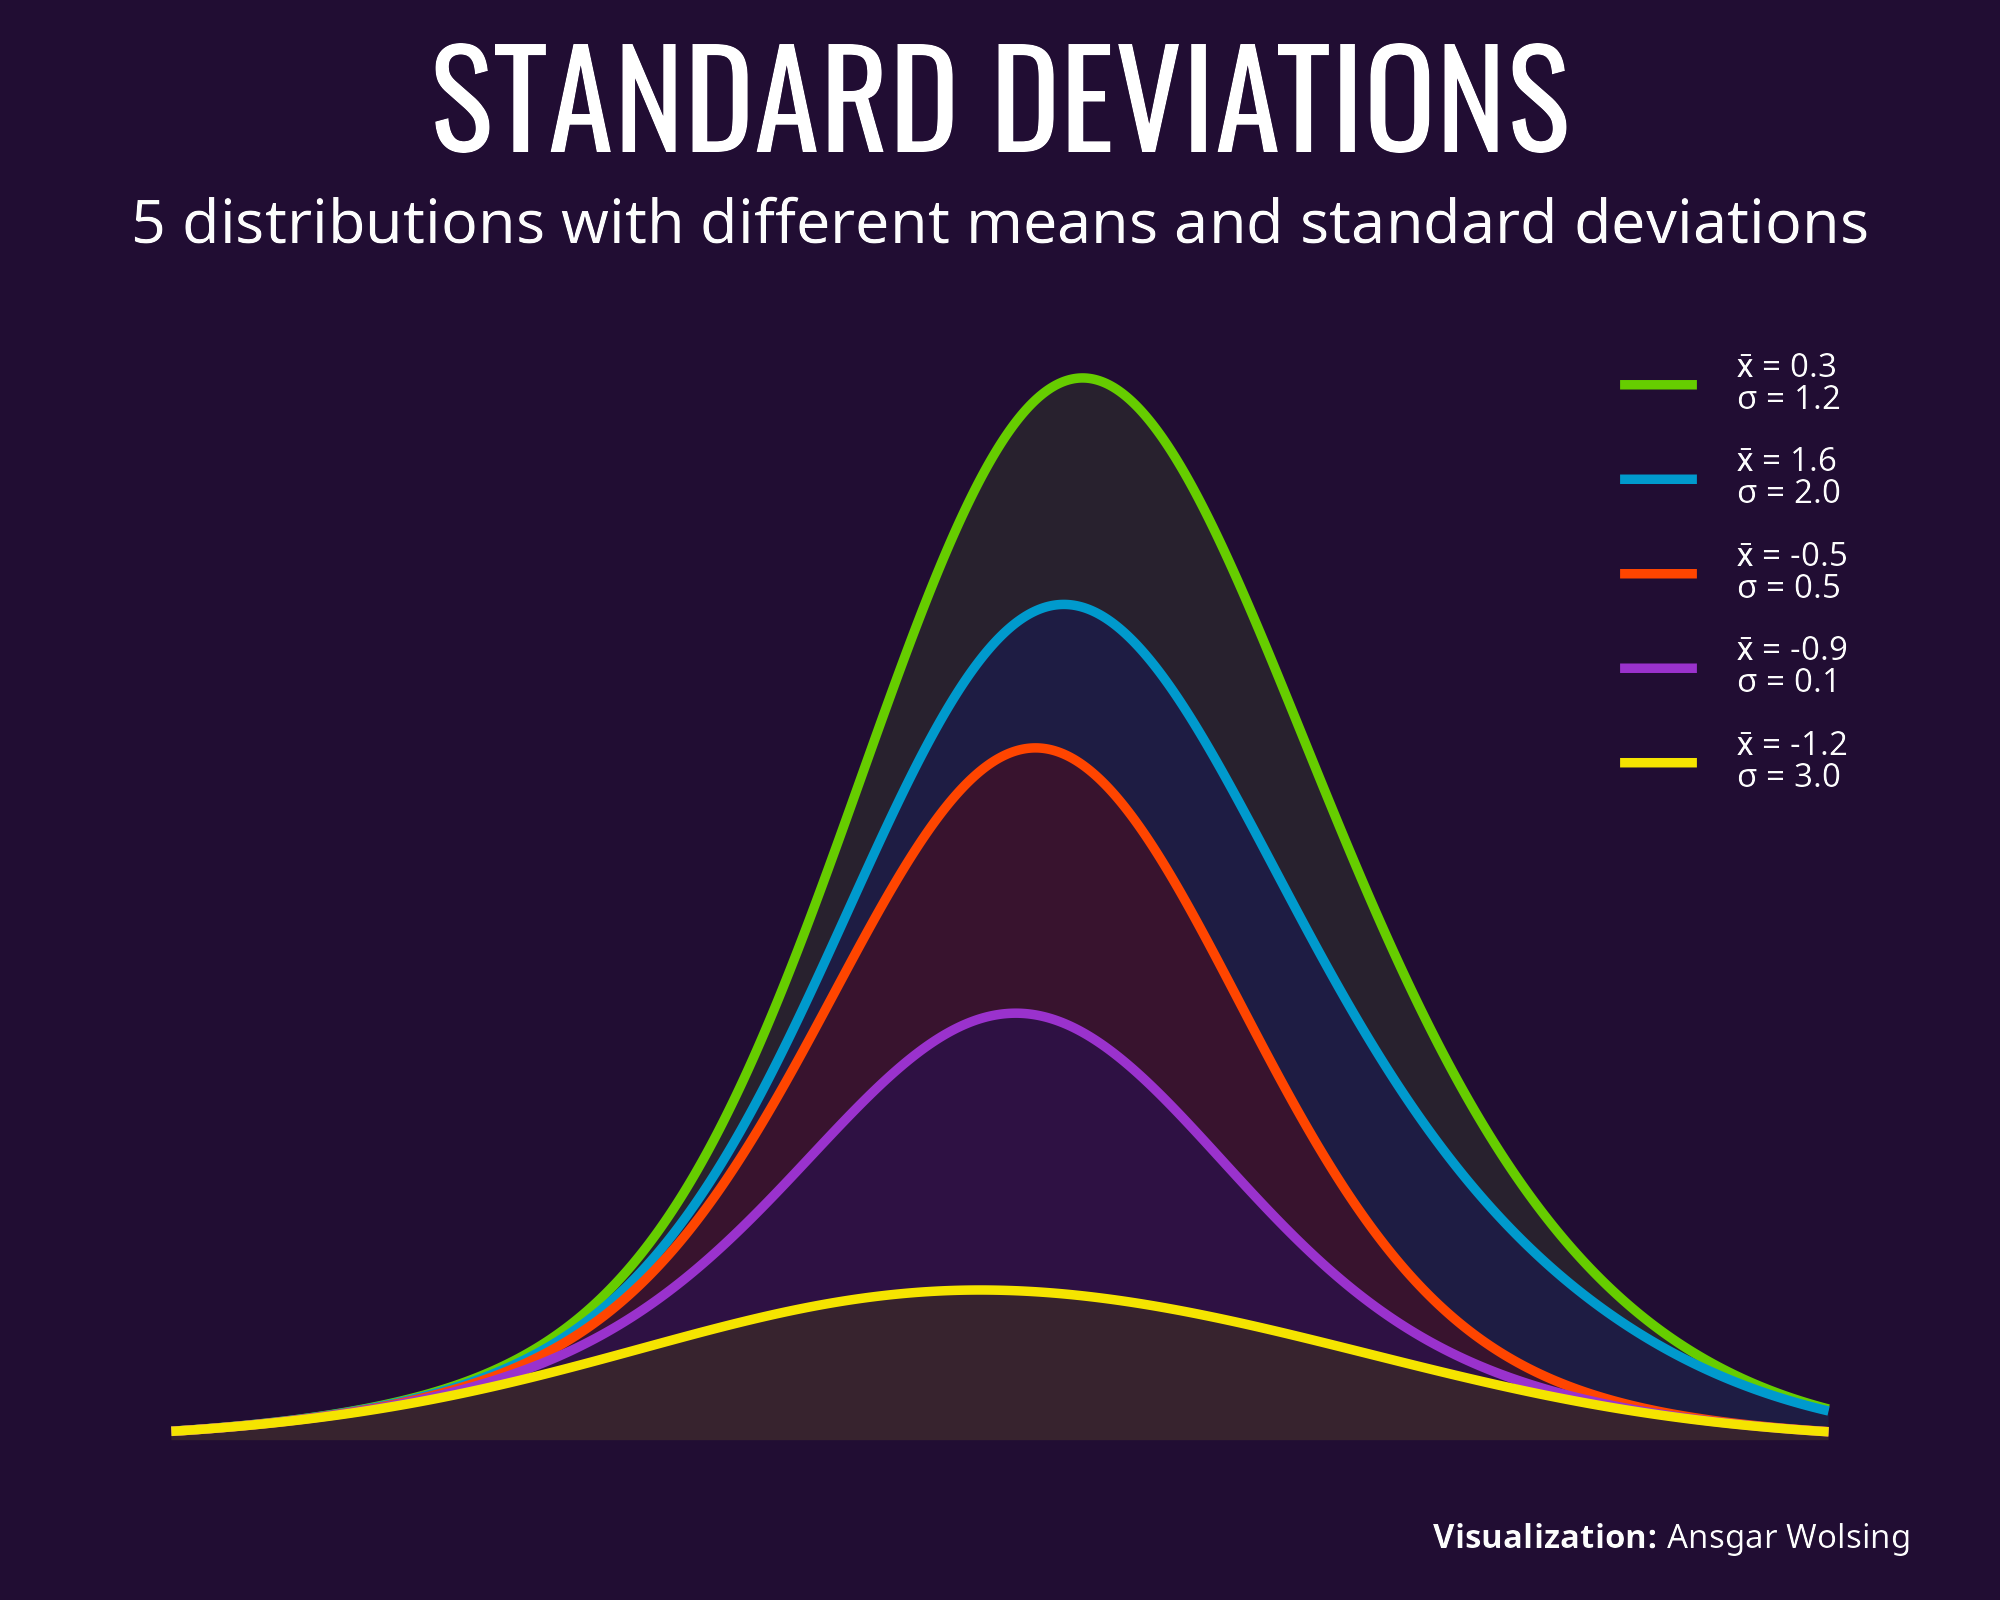

The R source for this figure:
library(tidyverse)
library(ggtext)
library(here)

base_path <- here("2022", "28")

set.seed(1)
mean <- 0
n <- 10^3
sd_values <- c(0.1, 0.5, 1.25, 2, 3)
mean_values <- runif(length(sd_values), -2, 2)
# df <- data.frame(sapply(sd_values, function(x) rnorm(n = n, mean = mean, x)))
df <- map2_dfc(mean_values, sd_values, ~rnorm(n = n, .x, .y))

names_m_sd <- sprintf(
  "x\U0304 = %s<br>\U03C3 = %s", 
  str_pad(scales::number(mean_values, accuracy = 0.1), 4, side = "left", pad = " "), 
  scales::number(sd_values, accuracy = 0.1))

p <- df %>% 
  set_names(names_m_sd) %>% 
  pivot_longer(cols = everything()) %>% 
  ggplot(aes(value, fill = name, color = name)) +
  stat_density(geom = "area", alpha = 0.1, col = NA, bw = 2, n = 2^12, size = 0.8) +
  stat_density(geom = "line", alpha = 1, bw = 2, n = 2^12, size = 0.8) +
  paletteer::scale_color_paletteer_d("jcolors::pal3") +
  paletteer::scale_fill_paletteer_d("jcolors::pal3") +
  guides(fill = "none") +
  labs(
    title = "STANDARD DEVIATIONS",
    subtitle = "5 distributions with different means and standard deviations",
    caption = "**Visualization:** Ansgar Wolsing",
    col = NULL) +
  theme_void(base_family = "Noto Sans Math") +
  theme(
    plot.background = element_rect(color = NA, fill = "#210d33"),
    plot.margin = margin(t = 8, b = 8, l = 16, r = 16),
    text = element_text(color = "grey99"),
    plot.title = element_text(
      family = "Oswald", color = "white", size = 24, hjust = 0.5,
      margin = margin(b = 4)),
    plot.subtitle = element_markdown(hjust = 0.5, margin = margin(b = 12)),
    plot.caption = element_markdown(family = "Noto Sans", size = 6),
    legend.position = c(0.9, 0.8),
    legend.text = element_markdown(family = "Noto Sans Math", size = 6),
    legend.key.height = unit(6, "mm"))
ggsave(here(base_path, "28-deviation.png"), dpi = 400, width = 5, height = 4)
